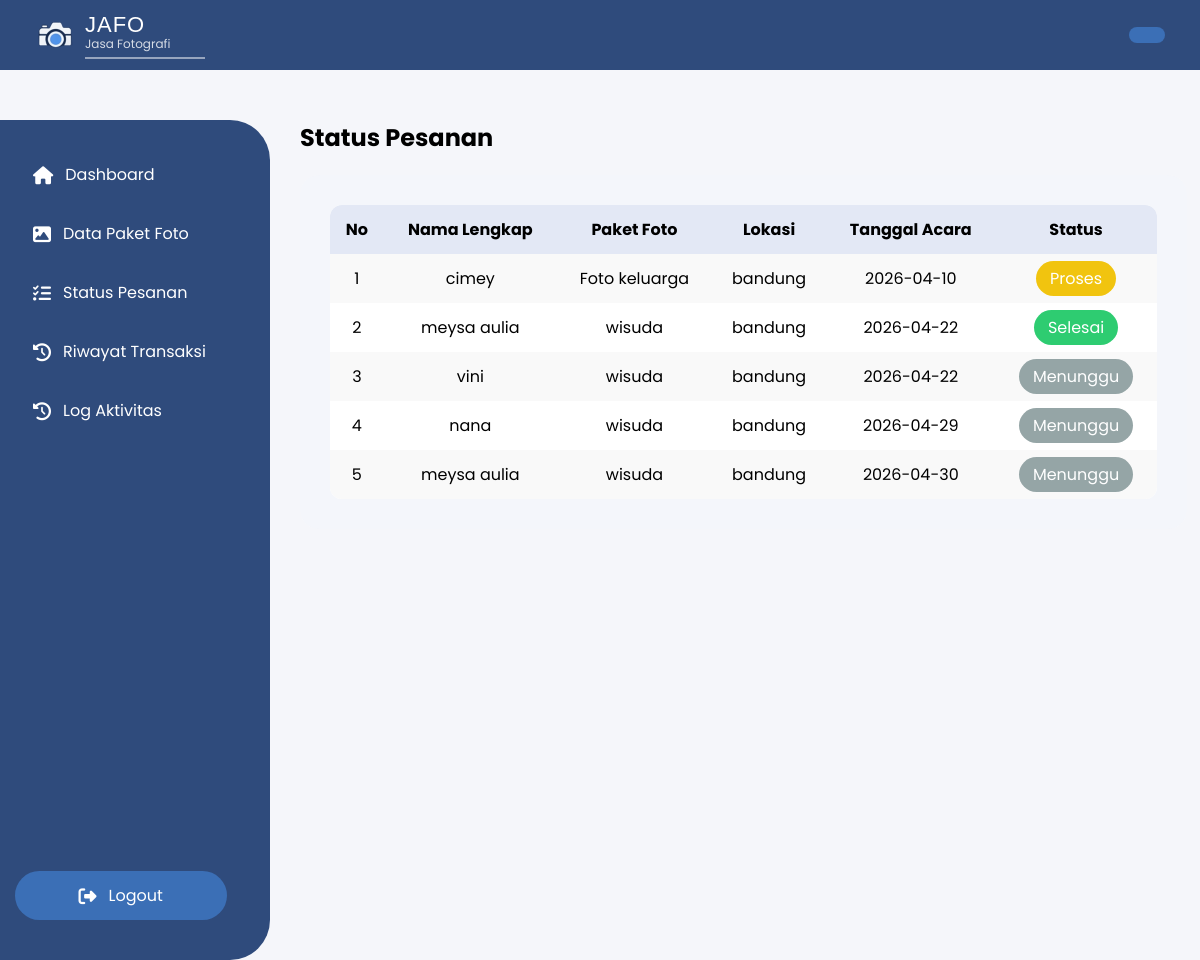
The page /index.php/owner/status_pesanan on the database its author committed.
### tables this page shows
CREATE TABLE `transactions` (
  `id_transaction` int NOT NULL,
  `nomor_pesanan` varchar(50) NOT NULL,
  `id_customer` int DEFAULT NULL,
  `id_paket` int DEFAULT NULL,
  `tanggal_transaksi` date DEFAULT NULL,
  `tanggal_acara` date DEFAULT NULL,
  `jam_acara` time DEFAULT NULL,
  `lokasi` text,
  `total_harga` int DEFAULT NULL,
  `uang_bayar` int DEFAULT NULL,
  `uang_kembali` int DEFAULT NULL,
  `created_at` timestamp NULL DEFAULT CURRENT_TIMESTAMP,
  `nama_lengkap` varchar(100) DEFAULT NULL,
  `no_hp` varchar(20) DEFAULT NULL,
  `status` enum('menunggu','proses','selesai') DEFAULT 'menunggu',
  `id_user` int DEFAULT NULL
);

CREATE TABLE `paket_foto` (
  `id_paket` int NOT NULL,
  `nama_paket` varchar(100) NOT NULL,
  `deskripsi` text,
  `harga` int NOT NULL,
  `durasi_jam` int DEFAULT NULL,
  `gambar` varchar(255) DEFAULT NULL,
  `created_at` timestamp NULL DEFAULT CURRENT_TIMESTAMP,
  `updated_at` timestamp NULL DEFAULT NULL,
  `jenis` varchar(50) DEFAULT NULL
);

### application/controllers/Owner.php (called while the page is built, shortened)
<?php
class Owner extends CI_Controller
{
public function status_pesanan()
{
    $this->load->library('pagination');
    $keyword = $this->input->get('keyword');
    $filter_status = $this->input->get('status');
    $this->db->select('transactions.*, paket_foto.nama_paket');
    $this->db->from('transactions');
    $this->db->join('paket_foto', 'paket_foto.id_paket = transactions.id_paket');
    $this->db->order_by('tanggal_acara', 'ASC');
    $config['total_rows'] = $this->db->count_all_results('', false);
    $config['base_url'] = base_url('owner/status_pesanan');
    $config['per_page'] = 6;
    $config['reuse_query_string'] = true;
    $this->pagination->initialize($config);
    $page = $this->uri->segment(3);
    $page = ($page) ? (int)$page : 0;
    $data['status'] = $this->db->limit($config['per_page'], $page)->get()->result();
    $data['pagination'] = $this->pagination->create_links();
    $data['keyword'] = $keyword;
    $data['filter_status'] = $filter_status;
    $this->load->view('owner/status_pesanan', $data);
}
}

### index.php (called while the page is built, shortened)
<?php
require_once BASEPATH.'core/CodeIgniter.php';

### application/config/config.php (called while the page is built, shortened)
<?php
$config['base_url'] = 'http://localhost/Jafo/';
$config['index_page'] = '';
$config['uri_protocol']	= 'REQUEST_URI';
$config['url_suffix'] = '';
$config['language']	= 'english';
$config['charset'] = 'UTF-8';
$config['enable_hooks'] = FALSE;
$config['subclass_prefix'] = 'MY_';
$config['composer_autoload'] = FALSE;
$config['permitted_uri_chars'] = 'a-z 0-9~%.:_\-';
$config['enable_query_strings'] = FALSE;
$config['controller_trigger'] = 'c';
$config['function_trigger'] = 'm';
$config['directory_trigger'] = 'd';
$config['allow_get_array'] = TRUE;
$config['log_threshold'] = 0;
$config['log_path'] = '';
$config['log_file_extension'] = '';
$config['log_file_permissions'] = 0644;
$config['log_date_format'] = 'Y-m-d H:i:s';
$config['error_views_path'] = '';
$config['cache_path'] = '';
$config['cache_query_string'] = FALSE;
$config['encryption_key'] = '';
$config['sess_driver'] = 'files';
$config['sess_cookie_name'] = 'ci_session';
$config['sess_samesite'] = 'Lax';
$config['sess_expiration'] = 7200;
$config['sess_save_path'] = NULL;
$config['sess_match_ip'] = FALSE;
$config['sess_time_to_update'] = 300;
$config['sess_regenerate_destroy'] = FALSE;
$config['cookie_prefix']	= '';
$config['cookie_domain']	= '';
$config['cookie_path']		= '/';
$config['cookie_secure']	= FALSE;
$config['cookie_httponly'] 	= FALSE;
$config['cookie_samesite'] 	= 'Lax';
$config['standardize_newlines'] = FALSE;
$config['global_xss_filtering'] = FALSE;
$config['csrf_protection'] = FALSE;
$config['csrf_token_name'] = 'csrf_test_name';
$config['csrf_cookie_name'] = 'csrf_cookie_name';
$config['csrf_expire'] = 7200;
$config['csrf_regenerate'] = TRUE;
$config['csrf_exclude_uris'] = array();
$config['compress_output'] = FALSE;
$config['time_reference'] = 'local';
$config['rewrite_short_tags'] = FALSE;
$config['proxy_ips'] = '';

### application/views/owner/status_pesanan.php (the view, shortened to what this page needs)
<?php $this->load->view('owner/components/header'); ?>
<?php $this->load->view('owner/components/navbar'); ?>
<?php $this->load->view('owner/components/sidebar'); ?>
<div class="layout">
	<div class="main">
		<h2>Status Pesanan</h2>
		<div class="container">
			<table>
				<th>No</th>
				<th>Nama Lengkap</th>
				<th>Paket Foto</th>
				<th>Lokasi</th>
				<th>Tanggal Acara</th>
				<th>Status</th>
				<?php $no = 1;
				foreach ($status as $s): ?>
					<tr>
						<td><?= $no++ ?></td>
						<td><?= $s->nama_lengkap ?></td>
						<td><?= $s->nama_paket ?></td>
						<td><?= $s->lokasi ?></td>
						<td><?= $s->tanggal_acara ?></td>
						<td>
							<span class="badge <?= $s->status ?>">
								<?= ucfirst($s->status) ?>
							</span>
						</td>
					</tr>
				<?php endforeach; ?>
			</table>
		</div>
	</div>
</div>
<?php $this->load->view('owner/components/footer'); ?>

### application/views/owner/components/header.php (shortened to what this page needs)
<link href="https://cdn.jsdelivr.net/npm/fullcalendar@6.1.8/index.global.min.css" rel="stylesheet">

### application/views/owner/components/navbar.php (shortened to what this page needs)
<div class="navbar">
    <div class="nav-left">
         <img src="<?= base_url('assets/images/logtas.png') ?>">
        <div class="logo-text">
            <div class="logo-title">JAFO</div>
            <div class="logo-sub">Jasa Fotografi</div>
            <div class="logo-line"></div>
        </div>
    </div>
    <div class="profile">
    </div>
</div>

### application/views/owner/components/sidebar.php (shortened to what this page needs)
<?php if(!isset($active)) $active = ''; ?>
<link rel="stylesheet" href="https://cdnjs.cloudflare.com/ajax/libs/font-awesome/6.4.0/css/all.min.css">
<div class="wrapper">
<div class="sidebar">
    <a href="<?= base_url('owner/dashboard') ?>"
       class="menu <?= ($active=='dashboard')?'active':'' ?>">
        <i class="fa fa-home"></i> Dashboard
    </a>
    <a href="<?= base_url('owner/paket') ?>"
       class="menu <?= ($active=='paket')?'active':'' ?>">
        <i class="fa fa-image"></i> Data Paket Foto
    </a>
    <a href="<?= base_url('owner/status_pesanan') ?>"
       class="menu <?= ($active=='status')?'active':'' ?>">
        <i class="fa fa-list-check"></i> Status Pesanan
    </a>
    <a href="<?= base_url('owner/riwayat') ?>"
       class="menu <?= ($active=='riwayat')?'active':'' ?>">
        <i class="fa fa-clock-rotate-left"></i> Riwayat Transaksi
    </a>
	  <a href="<?= base_url('owner/activity_log') ?>"
       class="menu <?= ($active=='log')?'active':'' ?>">
        <i class="fa fa-history"></i> Log Aktivitas
    </a>
    <a href="<?= base_url('auth/logout') ?>" class="menu logout">
        <i class="fa fa-sign-out-alt"></i> Logout
    </a>
</div>
<div class="content">

### application/views/owner/components/footer.php
</div>
</div>
</body>
</html>

### application/views/owner/components/header.php (style rules this page uses)
h2 { margin-bottom: 20px; }

### application/views/owner/components/navbar.php (style rules this page uses)
.navbar { height: 70px; background: #2F4B7C; display: flex; align-items: center; justify-content: space-between; padding: 0 35px; color: white; }
.navbar { box-shadow: 0 3px 10px rgba(0,0,0,0.1); }
.nav-left { display: flex; align-items: center; gap: 12px; }
.nav-left img { width: 38px; }
.logo-text { display: flex; flex-direction: column; }
.logo-title { font-family: 'Audiowide', sans-serif; font-size: 22px; letter-spacing: 1px; }
.logo-sub { font-size: 12px; opacity: 0.8; margin-top: -3px; }
.logo-line { width: 120px; height: 2px; background: rgba(255,255,255,0.5); margin-top: 4px; }
.profile { background: #3B6FB6; padding: 8px 18px; border-radius: 10px; font-size: 14px; font-weight: 500; }

### application/views/owner/components/sidebar.php (style rules this page uses)
.wrapper { display: flex; background: #f5f6fa; }
.sidebar { width: 240px; background: #2F4B7C; min-height: 100vh; padding: 20px 15px; border-radius: 0 40px 40px 0; position: relative; margin-top: 50px; }
.menu { display: flex; align-items: center; gap: 12px; padding: 12px 18px; margin: 10px 0; border-radius: 30px; color: white; text-decoration: none; transition: all 0.3s ease; position: relative; }
.menu i { font-size: 18px; }
.logout { position: absolute; bottom: 30px; width: 65%; background: #3B6FB6; text-align: center; justify-content: center; }
.content { flex: 1; padding: 30px; }

### application/views/owner/status_pesanan.php (style rules this page uses)
.container { background: #f4f6fb; padding: 30px; border-radius: 20px; width: 95%; margin: auto; }
table { width: 100%; border-collapse: collapse; background: white; border-radius: 12px; overflow: hidden; }
th { background: #e3e8f5; padding: 12px; }
td { padding: 12px; text-align: center; }
tr:nth-child(even) { background: #f9f9f9; }
.badge { padding: 6px 14px; border-radius: 20px; color: white; }
.menunggu { background: #95a5a6; }
.proses { background: #f1c40f; }
.selesai { background: #2ecc71; }

### rows shown on the page
transactions: nama_lengkap "cimey", id_paket.nama_paket "Foto keluarga", lokasi "bandung", tanggal_acara "2026-04-10", status "Proses"
transactions: nama_lengkap "meysa aulia", id_paket.nama_paket "wisuda", lokasi "bandung", tanggal_acara "2026-04-22", status "Selesai"
transactions: nama_lengkap "vini", id_paket.nama_paket "wisuda", lokasi "bandung", tanggal_acara "2026-04-22", status "Menunggu"
transactions: nama_lengkap "nana", id_paket.nama_paket "wisuda", lokasi "bandung", tanggal_acara "2026-04-29", status "Menunggu"
transactions: nama_lengkap "meysa aulia", id_paket.nama_paket "wisuda", lokasi "bandung", tanggal_acara "2026-04-30", status "Menunggu"
